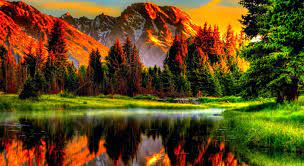
#> input picture image.jpg, 304 x 166 px
$ python color_channels.py
#> lines starting #> are read from the running program, lines starting #| are printed output that depends on the picture
import cv2 as cv
import numpy as np

image=cv.imread("image.jpg")
#> image is the input picture: shape (166, 304, 3); mean B, G, R 26.8, 74.1, 96.9
cv.imshow("Original",image)

b,g,r=cv.split(image)
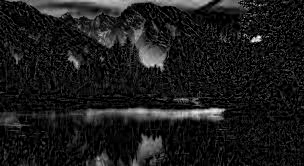
#> b: shape (166, 304); min 0, max 255, mean 26.8
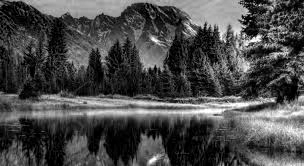
#> g: shape (166, 304); min 0, max 255, mean 74.1
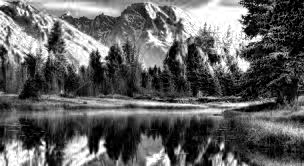
#> r: shape (166, 304); min 0, max 255, mean 96.9
cv.imshow("Blue",b)
cv.imshow("Green",g)
cv.imshow("Red",r)
cv.waitKey(0)

blank_img=np.zeros(image.shape[:2],dtype=np.uint8)

blue=cv.merge([b,blank_img,blank_img])
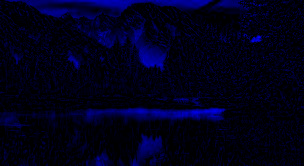
#> blue: shape (166, 304, 3); mean of channels 0, 1, 2 26.8, 0, 0; drawn as B, G, R
green=cv.merge([blank_img,g,blank_img])
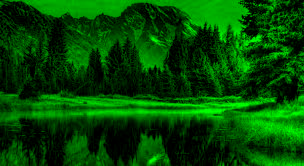
#> green: shape (166, 304, 3); mean of channels 0, 1, 2 0, 74.1, 0; drawn as B, G, R
red=cv.merge([blank_img,blank_img,r])
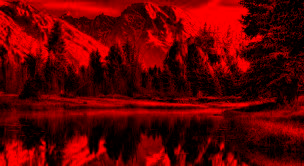
#> red: shape (166, 304, 3); mean of channels 0, 1, 2 0, 0, 96.9; drawn as B, G, R
cv.waitKey(0)

def new_func(image, b, g, r):
    print(image.shape)
#| (166, 304, 3)
    print(r.shape)
#| (166, 304)
    print(g.shape)
#| (166, 304)
    print(b.shape)
#| (166, 304)
new_func(image, b, g, r)


def new_func1(b, g, r):
    merged=cv.merge([r,g,b])
    return merged
cv.imshow("Merged",new_func1(b, g, r))
cv.waitKey(0)

$ run again, with sunny.jpg copied over image.jpg
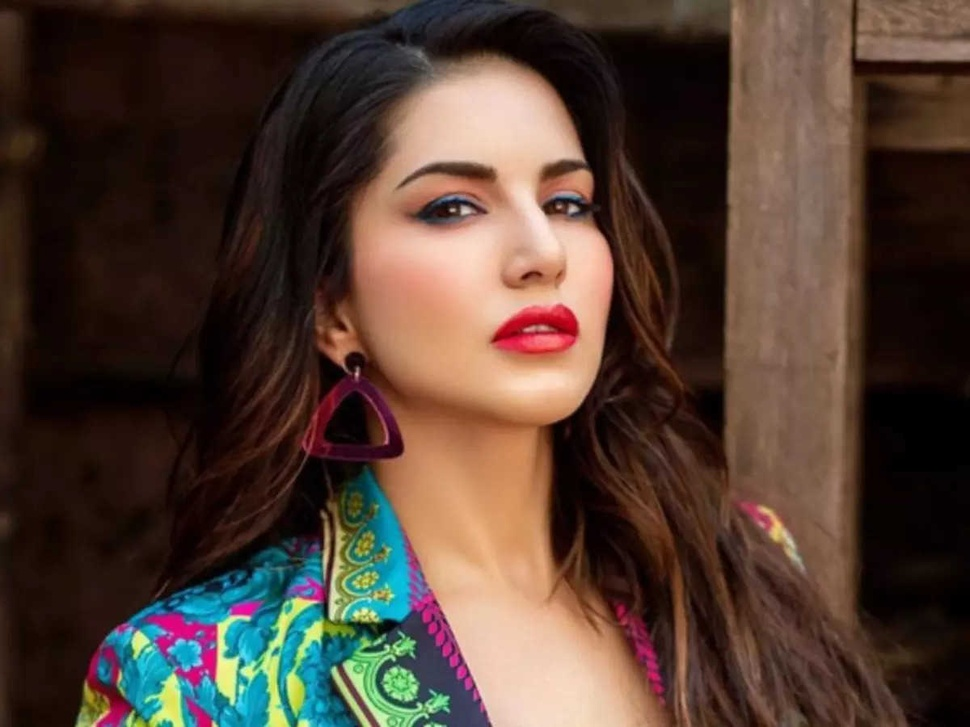
#> input picture sunny.jpg, 970 x 727 px, shrunk from 1200 x 900 before the run
#> image is the input picture: shape (727, 970, 3); mean B, G, R 50.7, 61.5, 81.6
#> `green=cv.merge([blank_img,g,blank_img])`:
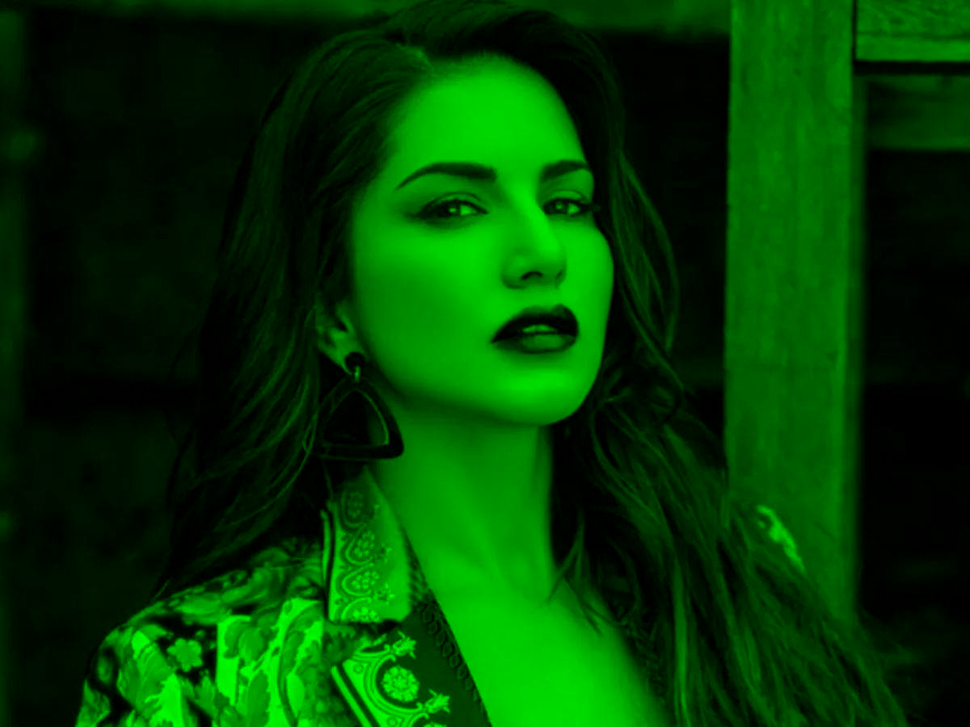
#> green: shape (727, 970, 3); mean of channels 0, 1, 2 0, 61.5, 0; drawn as B, G, R
#> `red=cv.merge([blank_img,blank_img,r])`:
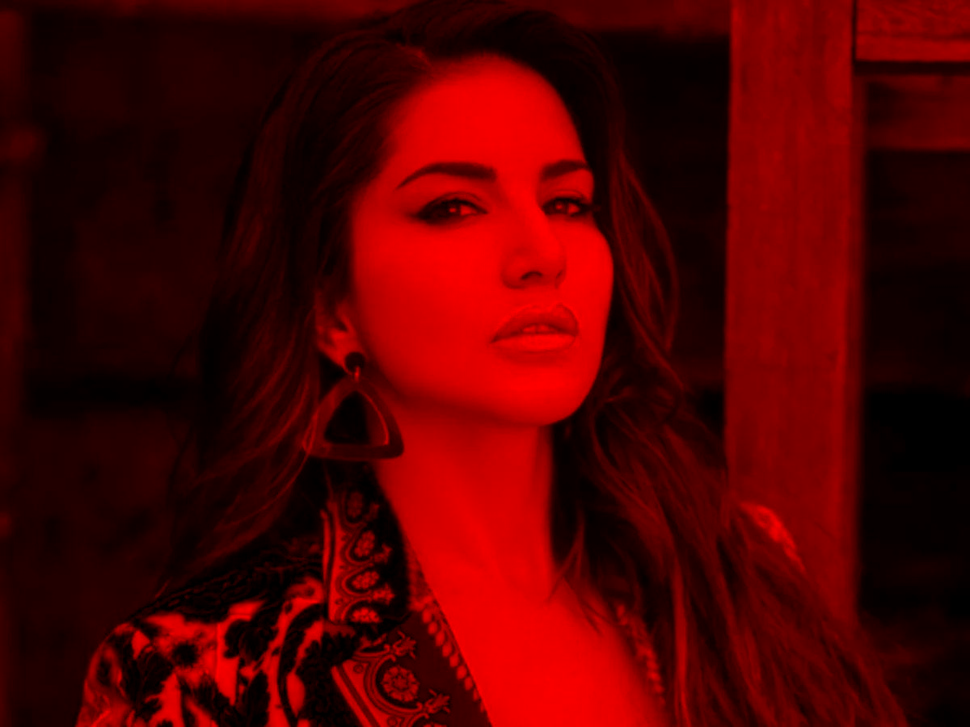
#> red: shape (727, 970, 3); mean of channels 0, 1, 2 0, 0, 81.6; drawn as B, G, R
#| (727, 970, 3)
#| (727, 970)
#| (727, 970)
#| (727, 970)
